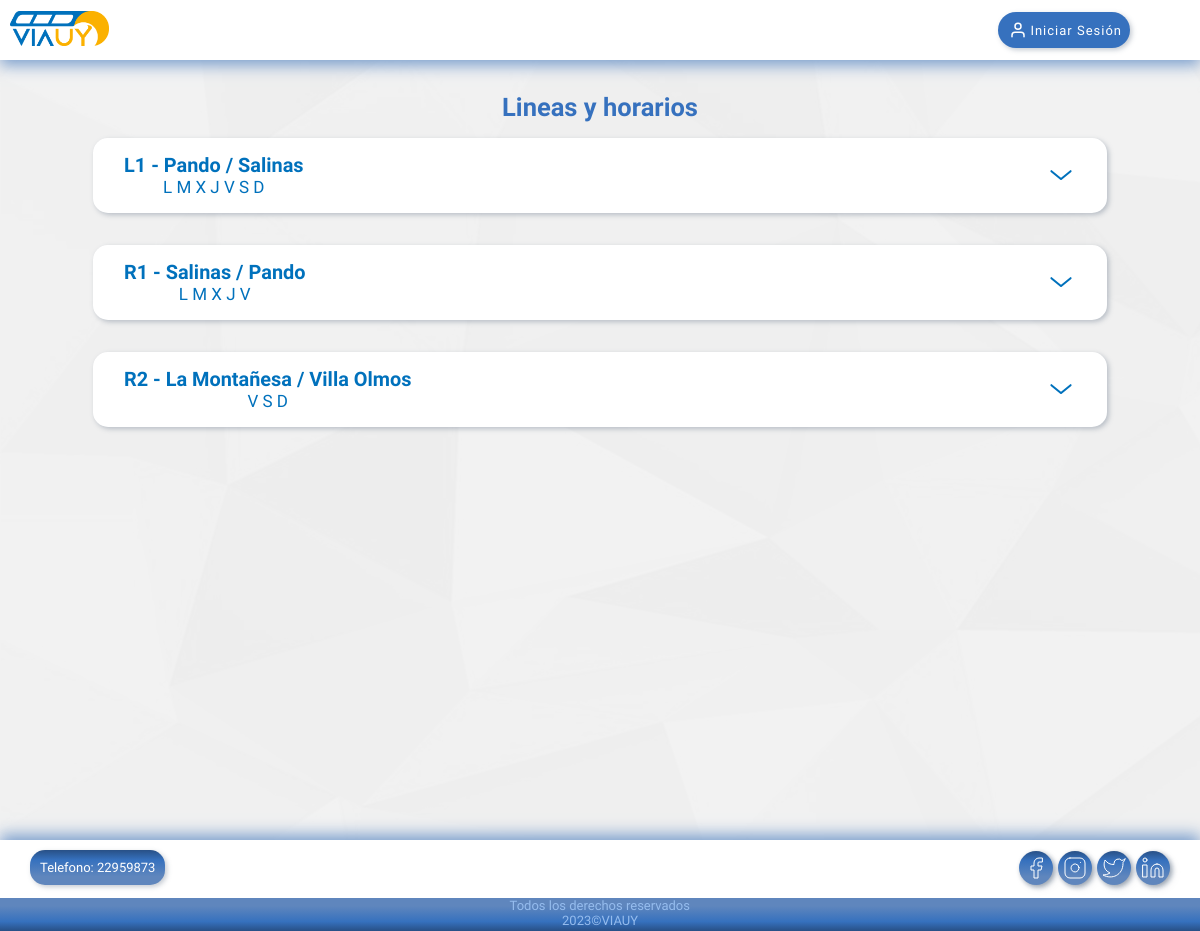
Screenshot of /php/userInterface/lineAndTravelR/lineAndTravelR.php with the database file from the repository.
### tables this page shows
CREATE TABLE Linea(
codigo INT AUTO_INCREMENT PRIMARY KEY,
nombre VARCHAR(15) UNIQUE KEY NOT NULL,
origen VARCHAR(40) NOT NULL,
destino VARCHAR(40) NOT NULL,
vigencia BOOLEAN
);

CREATE TABLE Linea_diaHabil(
codigo_Linea INT,
FOREIGN KEY(codigo_Linea) REFERENCES Linea(codigo),
dia ENUM('L','M','X','J','V','S','D'),
PRIMARY KEY (codigo_Linea, dia)
);

### php/dataAccess/lineaLink.php (called while the page is built, shortened)
<?php
include_once(BUSINESS_PATH . 'linea.php');
class LineaLink
{
    private $conn;
    public function __construct($conn)
    {
        $this->conn = $conn;
    }
    public function getLineas()
    {
        $stmt = $this->conn->prepare(
            "SELECT * FROM Linea;"
        );
        $stmt->execute();
        $result = $stmt->get_result();
        $lineas = array();
        while ($row = $result->fetch_assoc()) {
            $lineas[] = new Linea(
                $row['codigo'],
                $row['nombre'],
                $row['origen'],
                $row['destino'],
                $row['vigencia']
            );
        }
        return $lineas;
    }
}
?>

### php/dataAccess/transitaLink.php (called while the page is built, shortened)
<?php
class TransitaLink
{
    private $conn;
    public function __construct($conn)
    {
        $this->conn = $conn;
    }
    public function getTransitas()
    {
        $stmt = $this->conn->prepare(
            "SELECT T.*
            FROM Transita T
            INNER JOIN Linea L ON L.codigo = T.codigo_L_Recorre
            WHERE T.vigencia = true AND L.vigencia = true
            ORDER BY T.codigo_L_Recorre, T.horaSalida_Salida ASC, T.orden_Recorre ASC;"
        );
        $stmt->execute();
        $result = $stmt->get_result();
        $transitas = array();
        while ($row = $result->fetch_assoc()) {
            $transitas[] = new Transita(
                $row['idInicial_T_Recorre'],
                $row['idFinal_T_Recorre'],
                $row['codigo_L_Recorre'],
                $row['orden_Recorre'],
                $row['numero_Unidad'],
                $row['horaSalida_Salida'],
                $row['horaLlegada_Llegada'],
                $row['vigencia']
            );
        }
        return $transitas;
    }
}
?>

### php/businessLogic/linea.php (called while the page is built, shortened)
<?php
class Linea implements JsonSerializable
{
	private int $codigo;
	private string $nombre;
	private string $origen;
	private string $destino;
	private bool $vigencia;
	public function __construct(
		int $codigo,
		string $nombre,
		string $origen,
		string $destino,
		bool $vigencia
	) {
		$this->codigo = $codigo;
		$this->nombre = $nombre;
		$this->origen = $origen;
		$this->destino = $destino;
		$this->vigencia = $vigencia;
	}
	public function getCodigo(): int
	{
		return $this->codigo;
	}
	public function getNombre(): string
	{
		return $this->nombre;
	}
	public function getOrigen(): string
	{
		return $this->origen;
	}
	public function getDestino(): string
	{
		return $this->destino;
	}
	public function getVigencia(): bool
	{
		return $this->vigencia;
	}
}

### php/dataAccess/linea_diaHabilLink.php (called while the page is built, shortened)
<?php
include_once(BUSINESS_PATH.'linea_diaHabil.php');
class Linea_diaHabilLink
{
    private $conn;
    public function __construct($conn)
    {
        $this->conn = $conn;
    }
    public function getLinea_diaHabilByCodigo_Linea($codigo_Linea)
    {
        $stmt = $this->conn->prepare(
            "SELECT * FROM Linea_diaHabil WHERE codigo_Linea = ?;"
        );
        $stmt->bind_param("i", $codigo_Linea);
        $stmt->execute();
        $result = $stmt->get_result();
        $lineaDiaHabilArray = array();
        while ($row = $result->fetch_assoc()) {
            $lineaDiaHabilArray[] = new Linea_diaHabil(
                $row['codigo_Linea'],
                $row['dia']
            );
        }
        return $lineaDiaHabilArray;
    }
}
?>

### php/businessLogic/linea_diaHabil.php (called while the page is built, shortened)
<?php
class Linea_diaHabil implements JsonSerializable
{
    private string $dia;
    public function __construct(
        int $codigo_Linea,
        string $dia
    ) {
        $this->dia = $dia;
    }
    public function getDia(): string
    {
        return $this->dia;
    }
}
?>

### php/userInterface/lineAndTravelR/showLineas.php (the view, shortened to what this page needs)
<?php
include_once('../../dataAccess/connection.php');
include_once('../../dataAccess/lineaLink.php');
include_once('../../dataAccess/transitaLink.php');
include_once('../../dataAccess/linea_diaHabilLink.php');
$lineaLink = new LineaLink($conn);
$lineasArr = $lineaLink->getLineas();
$transitaLink = new TransitaLink($conn);
$transitasArr = $transitaLink->getTransitas();
$indice = 0;
$linea_diaHabilLink = new Linea_diaHabilLink($conn);
foreach ($lineasArr as $linea) {
    if (array_key_exists($indice, $transitasArr)) {
        $indicePrevio = $indice;
        if ($linea->getVigencia()) {
            echo "<div class = 'lineAndTravels shadow'><div class = line>";
            echo "<div class = lineLeft><h3  class = subtitle>" . $linea->getNombre() . " - " . $linea->getOrigen() . " / " . $linea->getDestino() . "</h3> ";
            $linea_diasHabilesArr = $linea_diaHabilLink->getLinea_diaHabilByCodigo_Linea($linea->getCodigo());
            echo "<p>";
            foreach ($linea_diasHabilesArr as $linea_diasHabil) {
                echo $linea_diasHabil->getDia() . " ";
            }
            echo "</p></div><div id = lineToggle></div>";
            echo "</div>";
            $hora_llegada = new DateTime($transitasArr[$indice]->getHoraLlegada_Llegada());
            echo "<div class = travels><div class = travel>";
        }
        while ($indice < count($transitasArr) && $transitasArr[$indice]->getCodigo_L_Recorre() == $linea->getCodigo()) {
            if ($linea->getVigencia()) {
                if (
                    (new DateTime($transitasArr[$indice]->getHoraLlegada_Llegada()))->format('H:i:s')
                    !== $hora_llegada->format('H:i:s')
                ) {
                    break;
                }
            }
            $indice += 1;
        }
        if ($linea->getVigencia()) {
            echo "</div><div class = travel>";
            $indice = $indicePrevio;
        }
        while ($indice < count($transitasArr) && $transitasArr[$indice]->getCodigo_L_Recorre() == $linea->getCodigo()) {
            if ($linea->getVigencia()) {
                if ((new DateTime($transitasArr[$indice]->getHoraLlegada_Llegada()))->format('H:i:s') !== $hora_llegada->format('H:i:s')) {
                    echo "</div><div class = travel>";
                    $hora_llegada = new DateTime($transitasArr[$indice]->getHoraLlegada_Llegada());
                }
            }
            $indice += 1;
        }
        if ($linea->getVigencia()) {
            echo "</div></div></div>";
        }
    }
}
?>

### php/userInterface/lineAndTravelR/lineAndTravelR.php (shortened to what this page needs)
<!DOCTYPE html>
<html lang="es">
<head>
    <link rel="stylesheet" type="text/css" href="../../../css/style.css">
</head>
<body>
    <?php
    include '../navBar/navBar.php';
    ?>
    <main class="container">
        <h2 class="title">Lineas y horarios</h2>
        <?php
        include 'showLineas.php';
        ?>
    </main>
    <?php
    include '../footer.php';
    ?>
</body>
</html>

### php/userInterface/navBar/navBar.php (shortened to what this page needs)
<header>
    <nav>
        <h1><a href="/Proyecto Final/index.php"><img src='/Proyecto Final/img/Logo.png' class="logo" alt="logo"
                    name="logo"></a></h1>
        <?php
        if (isset($_SESSION["userData"])) {
            echo ("<a class='userName button logged shadow'>");
            echo ("<span id='userNameText'>");
            echo ($_SESSION["userData"]->getApodo());
        } else {
            echo ("<a class='userName button shadow'>");
            echo ("<span id='userNameText'>");
            echo ('Iniciar Sesión');
        }
        echo ("</span>");
        ?>
        <svg xmlns="http://www.w3.org/2000/svg" width="24" height="24" viewBox="0 0 24 24" fill="none"
            stroke="currentColor" stroke-width="2" stroke-linecap="round" stroke-linejoin="round"
            class="feather feather-user">
            <path d="M20 21v-2a4 4 0 0 0-4-4H8a4 4 0 0 0-4 4v2"></path>
            <circle cx="12" cy="7" r="4"></circle>
        </svg>
        </a>
    </nav>
</header>

### php/userInterface/footer.php (shortened to what this page needs)
<footer>
    <div id = footerTop class = shadow>
        <p class= tel>Telefono: 22959873</p>
      <ul class="socials shadow">
        <li><a href = 'https://wwww.facebook.com' class=social aria-label="facebook">
            <svg xmlns="http://www.w3.org/2000/svg" width="24" height="24" viewBox="0 0 24 24"
             fill="none" stroke="currentColor" stroke-width="1" stroke-linecap="round"
             stroke-linejoin="round" class="socialImg">
                <path d="M18 2h-3a5 5 0 0 0-5 5v3H7v4h3v8h4v-8h3l1-4h-4V7a1 1 0 0 1 1-1h3z"></path>
            </svg>
        </a></li>
        <li><a href = 'https://www.instagram.com' class=social aria-label="instagram">
        </a></li>
        <li><a href = 'https://www.twitter.com' class=social aria-label="twitter">
        </a></li>
        <li><a href = 'https://www.linkedin.com' class=social aria-label="linkedin">
        </a></li>
    </ul>
</div>
    <div class = copyright>
        <p>2023©VIAUY</p>
        <p>Todos los derechos reservados</p>
    </div>
</footer>

### rows the page displays
linea: nombre "L1", origen "Pando", destino "Salinas"
linea_diahabil: dia "L"
linea_diahabil: dia "M"
linea_diahabil: dia "X"
linea_diahabil: dia "J"
linea_diahabil: dia "V"
linea_diahabil: dia "S"
linea_diahabil: dia "D"
linea: nombre "R1", origen "Salinas", destino "Pando"
linea_diahabil: dia "L"
linea_diahabil: dia "M"
linea_diahabil: dia "X"
linea_diahabil: dia "J"
linea_diahabil: dia "V"
linea: nombre "R2", origen "La Montañesa", destino "Villa Olmos"
linea_diahabil: dia "V"
linea_diahabil: dia "S"
linea_diahabil: dia "D"
